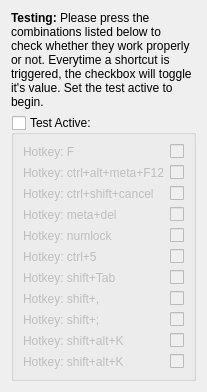
     <widget class="QWidget" name="testTab">
      <attribute name="title">
       <string>Testings</string>
      </attribute>
      <layout class="QVBoxLayout" name="verticalLayout_2">
       <item>
        <widget class="QLabel" name="label_6">
         <property name="text">
          <string>&lt;b&gt;Testing:&lt;/b&gt; Please press the combinations listed below to check whether they work properly or not. Everytime a shortcut is triggered, the checkbox will toggle it's value. Set the test active to begin.</string>
         </property>
         <property name="wordWrap">
          <bool>true</bool>
         </property>
        </widget>
       </item>
       <item>
        <widget class="QGroupBox" name="groupBox">
         <property name="title">
          <string>Test Active:</string>
         </property>
         <property name="checkable">
          <bool>true</bool>
         </property>
         <property name="checked">
          <bool>false</bool>
         </property>
         <layout class="QFormLayout" name="formLayout">
          <item row="0" column="0">
           <widget class="QLabel" name="hotkeyFLabel">
            <property name="text">
             <string>Hotkey: F</string>
            </property>
           </widget>
          </item>
          <item row="0" column="1">
           <widget class="QCheckBox" name="hotkeyFCheckBox"/>
          </item>
          <item row="1" column="0">
           <widget class="QLabel" name="hotkeyCtrlAltMetaF12Label">
            <property name="text">
             <string>Hotkey: ctrl+alt+meta+F12</string>
            </property>
           </widget>
          </item>
          <item row="1" column="1">
           <widget class="QCheckBox" name="hotkeyCtrlAltMetaF12CheckBox"/>
          </item>
          <item row="2" column="0">
           <widget class="QLabel" name="hotkeyCtrlShiftCancelLabel">
            <property name="text">
             <string>Hotkey: ctrl+shift+cancel</string>
            </property>
           </widget>
          </item>
          <item row="2" column="1">
           <widget class="QCheckBox" name="hotkeyCtrlShiftCancelCheckBox"/>
          </item>
          <item row="3" column="0">
           <widget class="QLabel" name="hotkeyMetaDelLabel">
            <property name="text">
             <string>Hotkey: meta+del</string>
            </property>
           </widget>
          </item>
          <item row="3" column="1">
           <widget class="QCheckBox" name="hotkeyMetaDelCheckBox"/>
          </item>
          <item row="4" column="0">
           <widget class="QLabel" name="hotkeyNumlockLabel">
            <property name="text">
             <string>Hotkey: numlock</string>
            </property>
           </widget>
          </item>
          <item row="4" column="1">
           <widget class="QCheckBox" name="hotkeyNumlockCheckBox"/>
          </item>
          <item row="5" column="0">
           <widget class="QLabel" name="hotkeyCtrl5Label">
            <property name="text">
             <string>Hotkey: ctrl+5</string>
            </property>
           </widget>
          </item>
          <item row="5" column="1">
           <widget class="QCheckBox" name="hotkeyCtrl5CheckBox"/>
          </item>
          <item row="6" column="0">
           <widget class="QLabel" name="hotkeyShiftTabLabel">
            <property name="text">
             <string>Hotkey: shift+Tab</string>
            </property>
           </widget>
          </item>
          <item row="6" column="1">
           <widget class="QCheckBox" name="hotkeyShiftTabCheckBox"/>
          </item>
          <item row="7" column="0">
           <widget class="QLabel" name="hotkeyShiftLabel">
            <property name="text">
             <string>Hotkey: shift+,</string>
            </property>
           </widget>
          </item>
          <item row="7" column="1">
           <widget class="QCheckBox" name="hotkeyShiftCheckBox"/>
          </item>
          <item row="8" column="0">
           <widget class="QLabel" name="hotkeyShiftLabel_2">
            <property name="text">
             <string>Hotkey: shift+;</string>
            </property>
           </widget>
          </item>
          <item row="8" column="1">
           <widget class="QCheckBox" name="hotkeyShiftCheckBox_2"/>
          </item>
          <item row="9" column="0">
           <widget class="QLabel" name="hotkeyShiftAltKLabel">
            <property name="text">
             <string>Hotkey: shift+alt+K</string>
            </property>
           </widget>
          </item>
          <item row="9" column="1">
           <widget class="QCheckBox" name="hotkeyShiftAltKCheckBox"/>
          </item>
          <item row="10" column="0">
           <widget class="QLabel" name="hotkeyShiftAltKLabel_2">
            <property name="text">
             <string>Hotkey: shift+alt+K</string>
            </property>
           </widget>
          </item>
          <item row="10" column="1">
           <widget class="QCheckBox" name="hotkeyShiftAltKCheckBox_2"/>
          </item>
         </layout>
        </widget>
       </item>
       <item>
        <spacer name="verticalSpacer_6">
         <property name="orientation">
          <enum>Qt::Vertical</enum>
         </property>
         <property name="sizeHint" stdset="0">
          <size>
           <width>20</width>
           <height>0</height>
          </size>
         </property>
        </spacer>
       </item>
      </layout>
     </widget>
